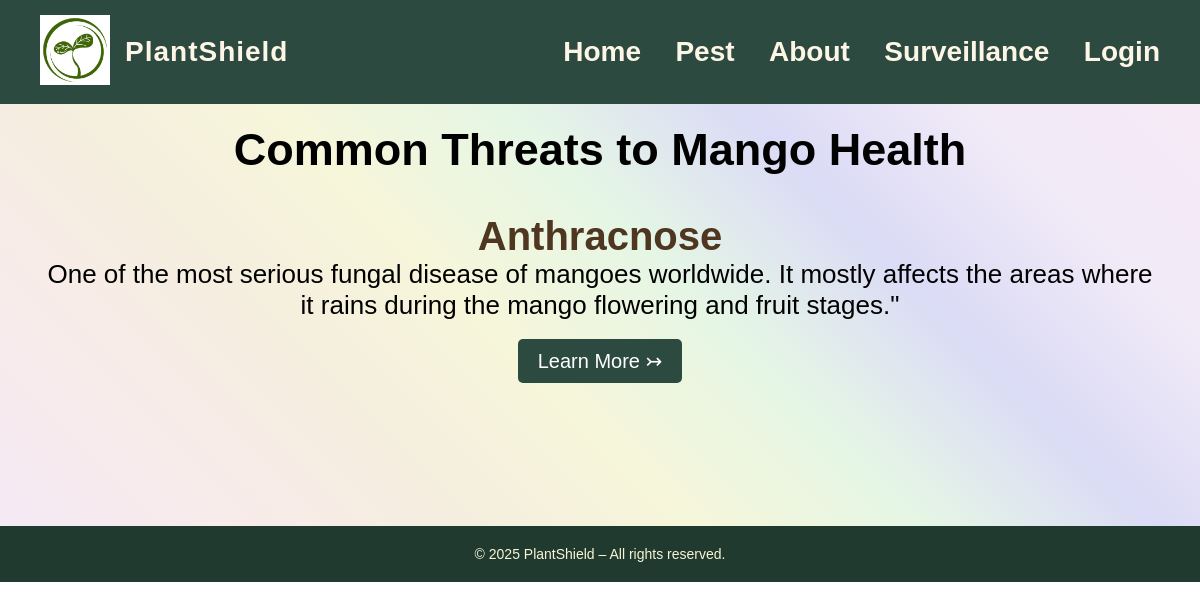
Page /pests/ on the committed database.
### pest_web/models.py (models this page shows, shortened)
class PestDisease(models.Model):
    identifier = models.IntegerField(
        null=False,
        blank=False,
        unique=True,
        default=1,  # Temporary default for migration
    )
    name = models.CharField(max_length=100)
    scientific_name = models.CharField(max_length=100)
    description = models.TextField(blank=True)
    image_url = models.URLField(blank=True)  # Changed to URLField for better validation
    image_reference = models.TextField(blank=True)
    symptoms = models.TextField()
    prevention = models.TextField()
    treatment = models.TextField()
    affected_parts = models.ManyToManyField(PlantPart)  # Changed to ManyToMany as a pest can affect multiple parts
    recommended_frequency = models.CharField(max_length=100)
    plant_type = models.CharField(max_length=100)  # Using CharField for now, can be ForeignKey if you create PlantType model

### pest_web/views.py (the view)
# urls.py: re_path(r'^pests/$', PestDiseaseListView.as_view(), name='pest_list'),
class PestDiseaseListView(ListView):
    model = PestDisease
    template_name = 'pests/plist.html'
    context_object_name = 'pests'
    def get_queryset(self):
        return PestDisease.objects.all().order_by('name')

### pest_web/templates/pests/plist.html (shortened to what this page needs)
{% extends "pests/base.html" %}
{% load static %}
{% block css %}
    <link rel="stylesheet" href="{% static "css/style.css" %}">
{% endblock css %}
{% block content %}
<div class="zero">
    <h2 class="head1">Common Threats to Mango Health</h2>
    <ul class="box">
        {% for pest in pests %}
        <li class="list1"><br>
            <a href="{% url 'pest_detail' pest.pk %}">{{ pest.name }}</a>
            <br>
                <p>{{ pest.description }}</p>
            <button onclick="location.href='{% url 'pest_detail' pest.pk %}'">Learn More ↣</button>
        </li>
        {% endfor %}
    </ul>
</div>
{% endblock %}

### pest_web/static/css/style.css (style rules this page uses)
* { margin: 0; padding: 0; }
body { font-family: Arial, Helvetica, sans-serif; }
.zero { padding: 20px; background: linear-gradient(45deg, rgb(245, 234, 245), rgb(248, 235, 235), rgb(245, 238, 223), rgb(246, 246, 218), rgb(229, 246, 229), rgb(219, 219, 246), rgb(241, 234, 247), rgb(247, 234, 247)); }
.head1 { text-align: center; font-size: 45px; }
.box { display: grid; grid-template-columns: repeat(auto-fit, minmax(450px, 1fr)); gap: 25px; padding: 20px; list-style: none; }
.list1 { text-align: center; height: 290px; }
.list1 a { font-size: 2.5rem; color: #4E3620; font-weight: bolder; text-decoration: none; }
.list1 p { font-size: 26px; }
.list1 button { font-size: 20px; display: inline-block; background-color: #2C4A3F; border: none; color: white; padding: 10px 20px; border-radius: 5px; cursor: pointer; }

### rows in the picture
PestDisease: name "Anthracnose", description "One of the most serious fungal disease of mangoes worldwide. It mostly affects the areas where it rains during the mango flowering and fruit stages.\""
